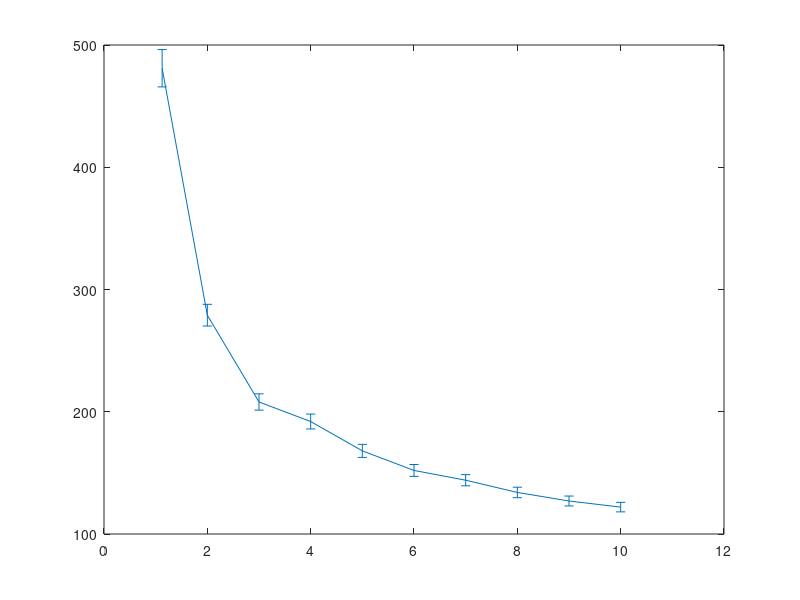

Write MATLAB code to recreate this figure. (Note: this script raises an error after producing the figure.)
clear all;
close all;
clc;

vin=[1.125 2 3 4 5 6 7 8 9 10];
sigma=[481 279 208 192 168 152 144 134 127 122];
err=[1/sqrt(992)*sigma(1) 1/sqrt(988)*sigma(2) 1/sqrt(972)*sigma(3) ...
    1/sqrt(993)*sigma(4) 1/sqrt(990)*sigma(5) 1/sqrt(982)*sigma(6) ...
    1/sqrt(991)*sigma(7) 1/sqrt(980)*sigma(8) 1/sqrt(981)*sigma(9) 1/sqrt(983)*sigma(10)];

fitfun=@(A,x)sqrt(A(1)*x.^(-2)+A(2));
xf0=[0.9,140];
A=lsqcurvefit(fitfun,xf0,vin,sigma);

%plot(vin,sigma,'r*');
E1=errorbar(vin,sigma,err);
set(E1,'LineStyle', 'none ','Color', 'r','LineWidth', 3, 'Marker', '*', 'MarkerSize', 8, ...
         'MarkerEdgeColor', [.2 .2 .2], 'MarkerFaceColor' , [0,1,1]);
xlabel('input(mV)');
ylabel('jitter rms(ps)');
grid on
hold on

times = linspace(vin(1),vin(end));
plot(times,fitfun(A,times),'b--','LineWidth', 2)
hold on

simin=[2 6 8];
simsig=[214.7 100.2 87.2];
simerr=[1/sqrt(40)*simsig(1) 1/sqrt(40)*simsig(2) 1/sqrt(40)*simsig(3)];
E2=errorbar(simin,simsig,simerr);
set(E2,'LineStyle', 'none ','Color', 'g','LineWidth', 3, 'Marker', '.', 'MarkerSize', 8, ...
         'MarkerEdgeColor', [.2 .2 .2], 'MarkerFaceColor' , [0,1,1]);
legend('measurement data','measured data fitting','simulation data');
title('Board 2 T22 timing performance');